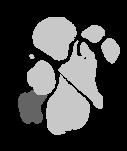
#> input picture projet_images_biomedicales/Igroundtruth_82.bmp, 127 x 151 px
$ jupyter execute 'Edge segmentation in python .ipynb'
#> lines starting #> are read from the running program, lines starting #| are printed output that depends on the picture; after the words box and inside, x2 and y2 are one past the last pixel; in counts of white or black regions, pixels touching at a corner belong together
[cell 1]
from matplotlib import pyplot as plt
import cv2
import numpy as np

[cell 2]
img = cv2.imread('Igroundtruth_82.bmp')
#> img is the input picture: shape (151, 127, 3); min 0, max 200, mean 66.1

[cell 3]
plt.hist(img.ravel(),256,[0,256]); plt.show()
#> after `plt.hist(img.ravel(), 256, [0, 256])`:
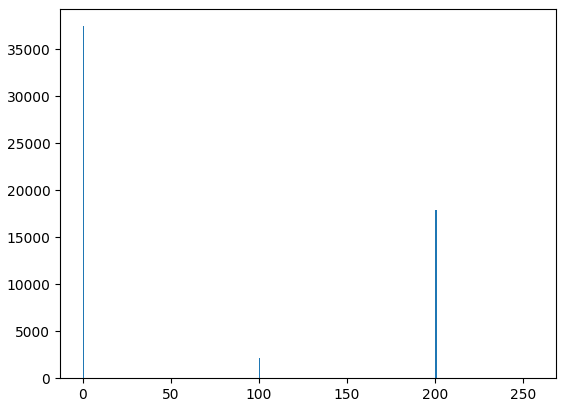
#> figure drawn by matplotlib, 1 panel; tallest bar 37452 high, from x = 0 to 1
plt.imshow(img)
plt.show()

[cell 4]
img_color = cv2.cvtColor(img, cv2.COLOR_BGR2RGB)

[cell 5]
gray = cv2.cvtColor(img, cv2.COLOR_BGR2GRAY)

[cell 6]
ret, thresh = cv2.threshold(gray, 100, 250, cv2.THRESH_BINARY)
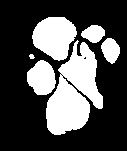
#> thresh: shape (151, 127); values 0 (black) and 250 (white), 31.2% white; 6 white regions, box (x1, y1, x2, y2) and area: (46, 40, 103, 135) 3170, (32, 17, 77, 61) 1398, (27, 60, 56, 95) 750, (101, 38, 120, 64) 343, (81, 25, 105, 43) 300, (29, 54, 35, 59) 22
ret1, thresh1 = cv2.threshold(gray, 200, 250, cv2.THRESH_TRUNC)

$ run again, with projet_images_biomedicales/Igroundtruth_137.bmp copied over projet_images_biomedicales/Igroundtruth_82.bmp
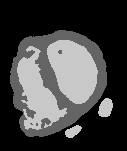
#> input picture projet_images_biomedicales/Igroundtruth_137.bmp, 127 x 151 px
#> img is the input picture: shape (151, 127, 3); min 0, max 200, mean 66.5
#> `plt.hist(img.ravel(), 256, [0, 256])`:
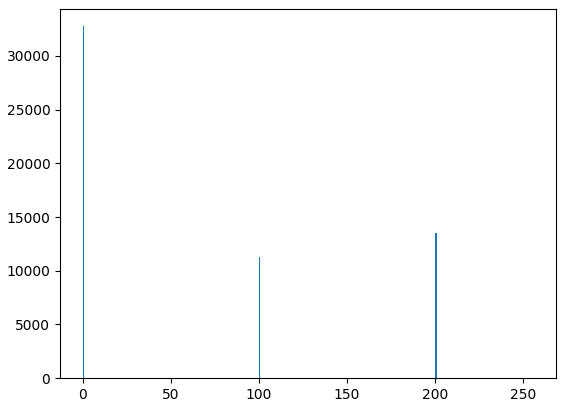
#> figure drawn by matplotlib, 1 panel; tallest bar 32772 high, from x = 0 to 1
#> `ret, thresh = cv2.threshold(gray, 100, 250, cv2.THRESH_BINARY)`:
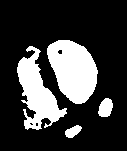
#> thresh: shape (151, 127); values 0 (black) and 250 (white), 23.5% white; 4 white regions, box (x1, y1, x2, y2) and area: (47, 40, 98, 104) 2265, (17, 46, 67, 130) 1884, (98, 98, 113, 117) 214, (65, 125, 82, 138) 137

$ run again, with projet_images_biomedicales/Igroundtruth_183.bmp copied over projet_images_biomedicales/Igroundtruth_82.bmp
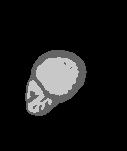
#> input picture projet_images_biomedicales/Igroundtruth_183.bmp, 127 x 151 px
#> img is the input picture: shape (151, 127, 3); min 0, max 200, mean 23.3
#> `plt.hist(img.ravel(), 256, [0, 256])`:
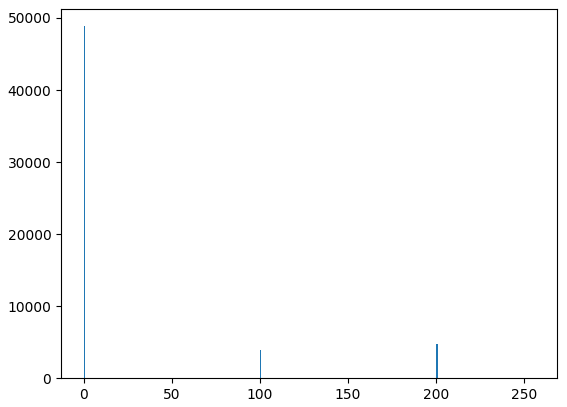
#> figure drawn by matplotlib, 1 panel; tallest bar 48861 high, from x = 0 to 1
#> `ret, thresh = cv2.threshold(gray, 100, 250, cv2.THRESH_BINARY)`:
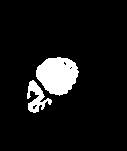
#> thresh: shape (151, 127); values 0 (black) and 250 (white), 8.2% white; 2 white regions, box (x1, y1, x2, y2) and area: (36, 57, 79, 96) 1205, (27, 80, 52, 113) 374
